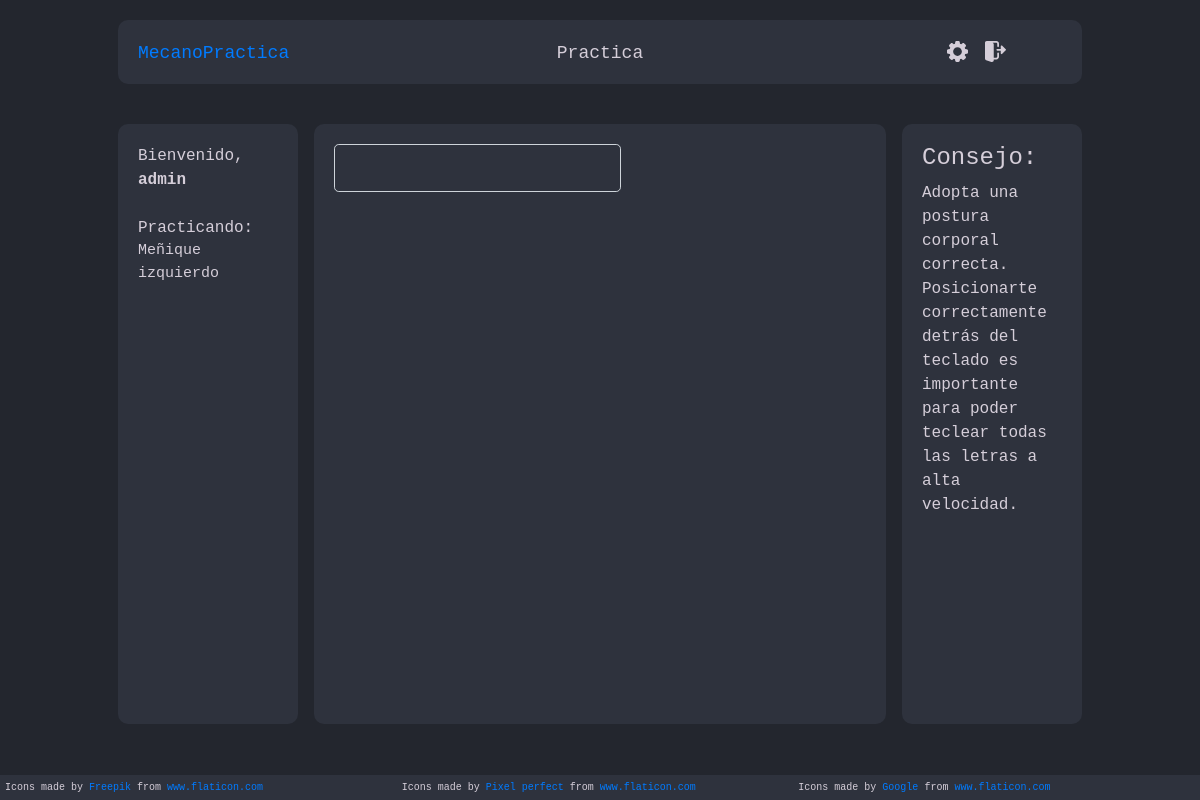
Screenshot of /juego/ (signed in) with the database file from the repository.
### practica/models.py (models this page shows)
class User(AbstractUser):
    group = models.ForeignKey("Group", on_delete=models.PROTECT, null=True, blank=True)
    fingers = models.CharField(max_length=128, null=True, default='0,0,0,0,0,0,0,0,0,0,0,0,0,0,0,0')
    def __str__(self):
        return f"{self.username}"

class Tip(models.Model):
    tip = models.CharField(max_length=200, null=True, blank=True)
    def __str__(self):
        return f"{self.tip}"

### practica/views.py (the view)
# urls.py: path('juego/', views.main_page, name="main_page"),
def main_page(request):
    tips = Tip.objects.all()
    tip_id = random.randint(1, tips.count())
    tip = Tip.objects.get(pk=tip_id)
    modes = Text_Mode.objects.all()
    worst_finger = "No hay suficiente información"
    if request.user.is_authenticated:
        user = User.objects.get(username=request.user)
        fingers = getattr(user, "fingers")
        split_user = fingers.split(',')
        fingers_int = []
        for finger in split_user:
            if finger != '':
                fingers_int.append(int(finger))
        fingers_added = []
        for i in range(int(len(fingers_int)/2)):
            try:
                propor_correctas = fingers_int[2*i]/(fingers_int[2*i] + fingers_int[2*i+1])
            except:
                propor_correctas = 0
            fingers_added.append(propor_correctas)
        worst_finger = fingers_added.index(min(fingers_added))
        if worst_finger == 0:
            worst_finger = "Meñique izquierdo"
        elif worst_finger == 1:
            worst_finger = "Anular izquierdo"
        elif worst_finger == 2:
            worst_finger = "Corazón izquierdo"
        elif worst_finger == 3:
            worst_finger = "Índice izquierdo"
        elif worst_finger == 4:
            worst_finger = "Índice derecho"
        elif worst_finger == 5:
            worst_finger = "Corazón derecho"
        elif worst_finger == 6:
            worst_finger = "Anular derecho"
        elif worst_finger == 7:
            worst_finger = "Meñique derecho"
    return render(request, 'practica/practice.html', {
        "tip": tip,
        "finger": worst_finger,
        "modes": modes
    })

### practica/models.py (called while the page is built)
    def __str__(self):
        return f"{self.mode}"

### practica/templates/practica/practice.html (shortened to what this page needs)
{% extends "practica/layout.html" %}
{% load static %}
{% block menu_title %}Practica{% endblock %}
{% block left_block %}
    {% if user.is_authenticated %}
        <div>Bienvenido, <strong>{{request.user}}</strong></div>
        <div>Practicando: </div>
        <div style="font-size: 15px;">{{finger}}</div>
    {% endif %}
{% endblock %}
{% block main_block %}
    {% if user.is_authenticated %}
        <div id="form" style="position: absolute;"><input value="" style="background-color:  #2e323d; color: #2e323d"class="form-control form-control-lg" type="text" autofocus onkeydown="keyPressed(event)"  style="position: relative; vertical-align: bottom;"></div>
    {% else %}
        <div style="font-size: 30px;">Inicia sesión para poder practicar</div>
    {% endif %}
{% endblock %}
{% block right_block %}
    <h4>Consejo: </h4>
    <div style="max-height: 100%;">
        <p>{{ tip }}</p>
    </div>
{% endblock %}

### practica/static/practica/styles.css (style rules this page uses)
:root { --background: #23262e; --text: #d5ced9; --error: #ee5d43; --success: #96e072; --warning: #f1e66d; --highlight: #2e323d; }
body { background-color: var(--background); font-family: "Roboto Mono", "Courier New", monospace; color: var(--text); align-items: center; }

### rows the page displays
User: user "admin"
Tip: tip "Adopta una postura corporal correcta. Posicionarte correctamente detrás del teclado es importante para poder teclear todas las letras a alta velocidad."

### other values shown
{{ finger }} "Meñique izquierdo"
